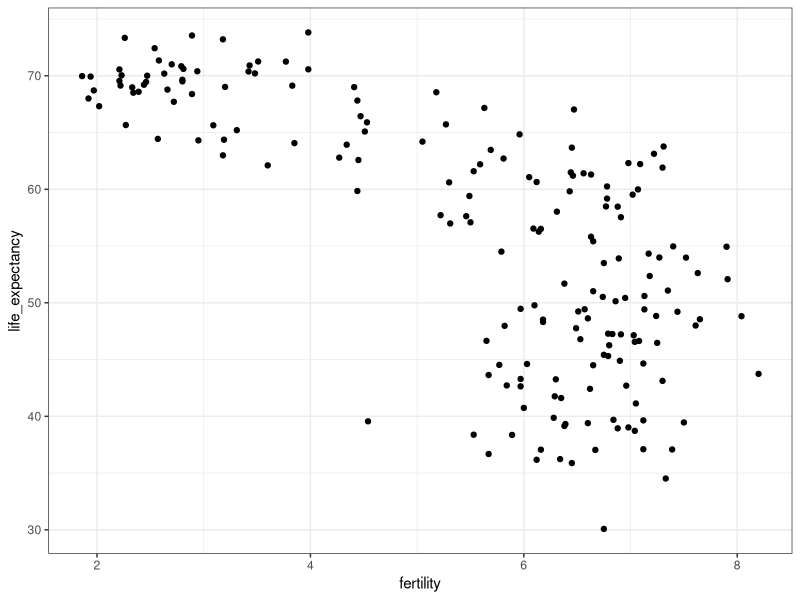
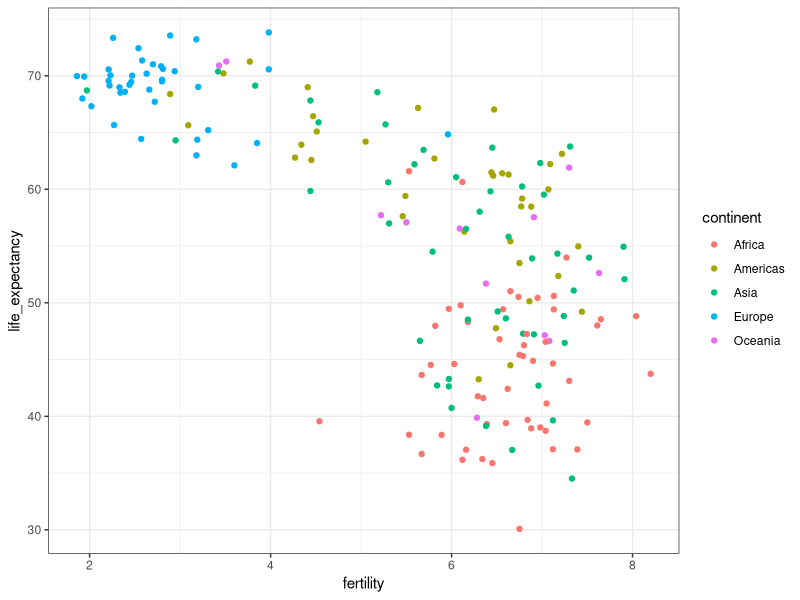

Write R code to recreate these figures, in order.
################EXAMPLE GAPMINDER################################
# lybraries add  gapminder
library(dslabs)
library(tidyverse)
library(dslabs)
data(gapminder)

head(gapminder)

#plot of life expectancy versus fertility
ds_theme_set()    # set plot theme
filter(gapminder, year == 1962) %>%
  ggplot(aes(fertility, life_expectancy)) +
  geom_point()

# add color as continent
filter(gapminder, year == 1962) %>%
  ggplot(aes(fertility, life_expectancy, color = continent)) +
  geom_point()
